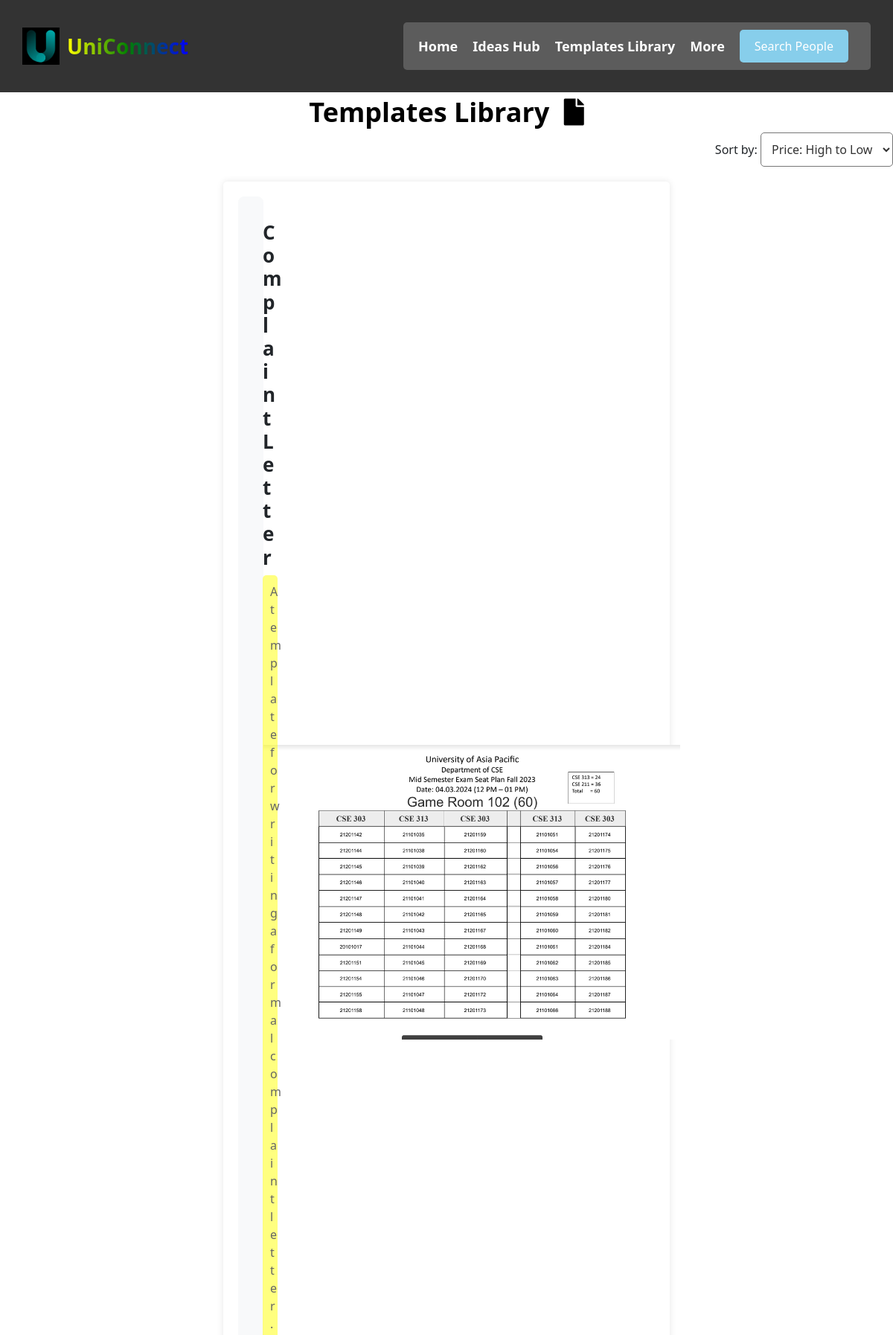
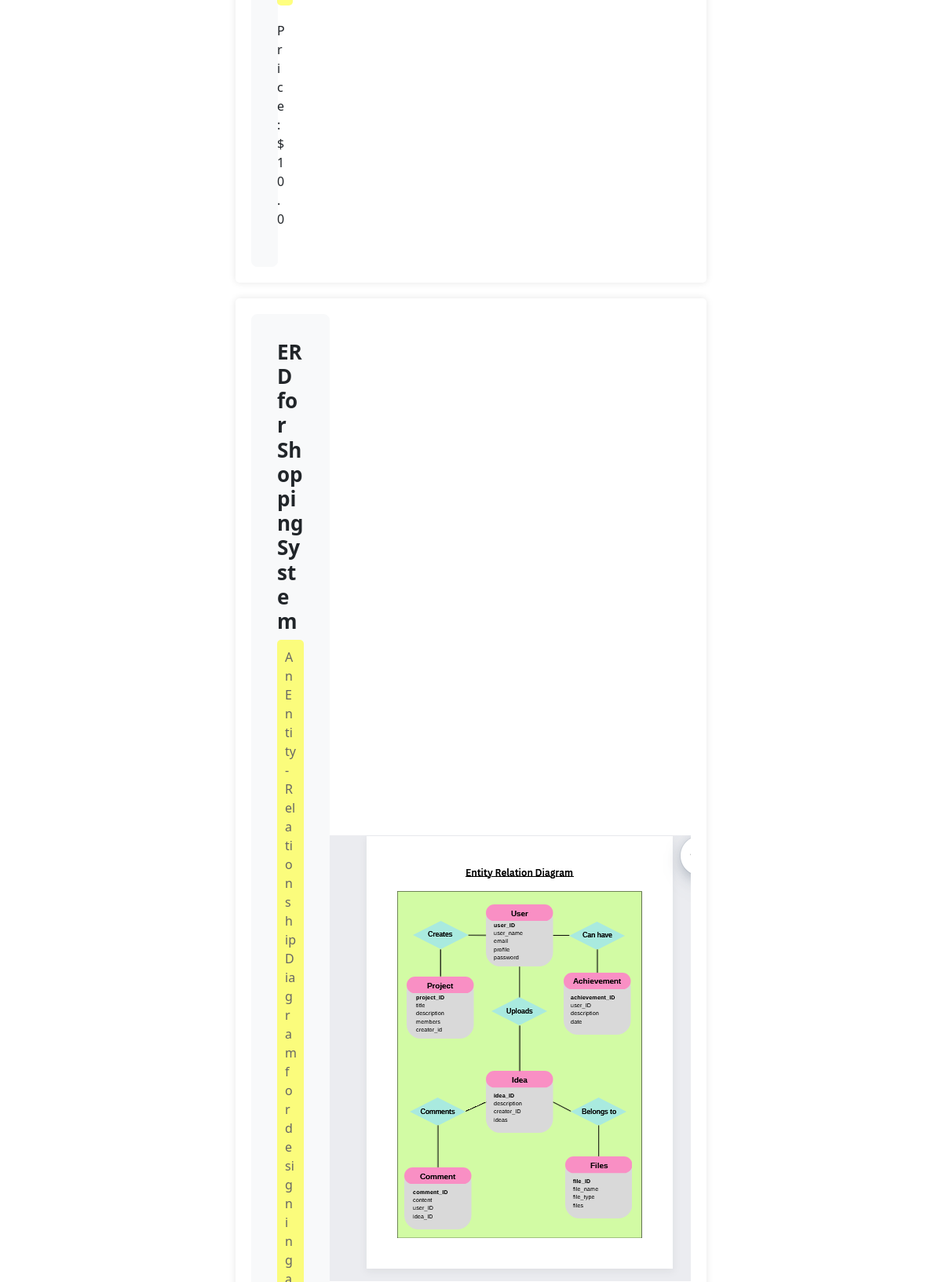
/templatesLib/ (upper part), run on the app's committed database (2 pictures, top to bottom).
### homepage/models.py (models this page shows, shortened)
class Templates(models.Model):
    templates_title = models.CharField(max_length=200)
    templates_description = models.TextField(blank=True, null=True)
    templates_pic = models.ImageField(upload_to='upload', null=True, blank=True)
    templates_price = models.FloatField()

### homepage/views.py (the view)
# urls.py: path('templatesLib/', a_views.templatesLib, name='templatesLib'),
def templatesLib(request):
    templatesTL = Templates.objects.all()
    templatesTL = {
        'templatesTL': templatesTL,
    }
    return render(request, template_name='templatesLibrary.html', context=templatesTL)

### template/templatesLibrary.html (shortened to what this page needs)
{% extends "base/base.html" %}
{% load static %}
{% block content %}
<div class="template-body">
<div class="headerTemplate">Templates Library <i class="fas fa-file icon"></i></div>
<div class="filter-dropdown">
  <label for="sort-by">Sort by:</label>
  <select id="sort-by" onchange="sortTemplates()">
    <option value="price-high-to-low">Price: High to Low</option>
  </select>
</div>
{% for temple in templatesTL %}
<div class="idea-box">
  <div class="card p-3 text-dark bg-light border border-light rounded-3" style="width: 18rem;">
    <div class="card-body">
      <h5 class="card-title idea-title">{{ temple.templates_title }}</h5>
      <p class="card-text idea-description">{{ temple.templates_description }}</p>
      <p>Price: ${{ temple.templates_price }}</p>
    </div>
  </div>
  {% if temple.templates_pic %}
      <img src="{{ temple.templates_pic.url }}" class="idea-image card-img-top" alt="{{ idea.title }}">
  {% endif %}
</div>
{% endfor %}
</div>
{% endblock %}

### static/css/header.css (style rules this page uses)
body { margin: 0; padding: 0; font-family: Arial, sans-serif; background-color: #f0f0f0; }

### static/css/templatesLib.css (style rules this page uses)
.headerTemplate { text-align: center; font-size: 36px; font-weight: bold; margin-top: 0px; margin-bottom: 0px; color: black; }
.icon { margin-left: 10px; }
.filter-dropdown { text-align: right; margin-bottom: 20px; }
.filter-dropdown select { padding: 10px; font-size: 16px; border-radius: 5px; background-color: #fff; color: #333; }

### static/css/ideasHub.css (style rules this page uses)
.idea-box { background-color: #fff; border-radius: 5px; box-shadow: 0 0 10px rgba(0, 0, 0, 0.1); padding: 20px; margin: 0 auto 20px; max-width: 600px; display: flex; align-items: center; justify-content: space-between; flex-direction: row; }
.idea-title { font-size: 26px; font-weight: bold; color: #333; margin-bottom: 10px; }
.idea-description { color: #666; margin-bottom: 20px; background-color: rgba(255, 255, 0, 0.5); padding: 10px; border-radius: 5px; }
.idea-image { width: 150px; height: auto; }

### data on the page
Templates: templates_title "Complaint Letter", templates_description "A template for writing a formal complaint letter.", templates_price "10.0", templates_pic (picture)
Templates: templates_title "ERD for Shopping System", templates_pic (picture)
